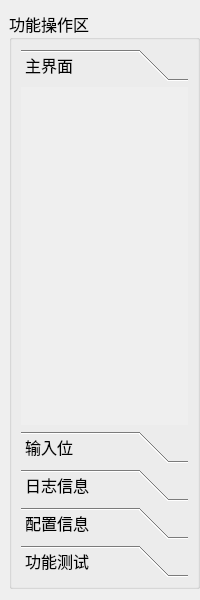
<?xml version="1.0" encoding="UTF-8"?>
<ui version="4.0">
 <class>ELoad_ToolBoxWid</class>
 <widget class="QWidget" name="ELoad_ToolBoxWid">
  <property name="geometry">
   <rect>
    <x>0</x>
    <y>0</y>
    <width>200</width>
    <height>600</height>
   </rect>
  </property>
  <property name="font">
   <font>
    <family>微软雅黑</family>
    <pointsize>12</pointsize>
   </font>
  </property>
  <property name="windowTitle">
   <string>Form</string>
  </property>
  <layout class="QGridLayout" name="gridLayout">
   <property name="leftMargin">
    <number>9</number>
   </property>
   <property name="rightMargin">
    <number>0</number>
   </property>
   <item row="0" column="0">
    <widget class="QGroupBox" name="groupBox">
     <property name="font">
      <font>
       <family>微软雅黑</family>
       <pointsize>12</pointsize>
      </font>
     </property>
     <property name="title">
      <string>功能操作区</string>
     </property>
     <layout class="QGridLayout" name="gridLayout_2">
      <item row="0" column="0">
       <widget class="QToolBox" name="toolBox">
        <property name="currentIndex">
         <number>0</number>
        </property>
        <widget class="QWidget" name="homePage">
         <property name="geometry">
          <rect>
           <x>0</x>
           <y>0</y>
           <width>167</width>
           <height>317</height>
          </rect>
         </property>
         <attribute name="label">
          <string>主界面</string>
         </attribute>
        </widget>
        <widget class="QWidget" name="inputPage">
         <property name="geometry">
          <rect>
           <x>0</x>
           <y>0</y>
           <width>167</width>
           <height>317</height>
          </rect>
         </property>
         <attribute name="label">
          <string>输入位</string>
         </attribute>
        </widget>
        <widget class="QWidget" name="logsPage">
         <property name="geometry">
          <rect>
           <x>0</x>
           <y>0</y>
           <width>167</width>
           <height>317</height>
          </rect>
         </property>
         <attribute name="label">
          <string>日志信息</string>
         </attribute>
        </widget>
        <widget class="QWidget" name="settingPage">
         <property name="geometry">
          <rect>
           <x>0</x>
           <y>0</y>
           <width>167</width>
           <height>317</height>
          </rect>
         </property>
         <attribute name="label">
          <string>配置信息</string>
         </attribute>
        </widget>
        <widget class="QWidget" name="testPage">
         <property name="geometry">
          <rect>
           <x>0</x>
           <y>0</y>
           <width>167</width>
           <height>317</height>
          </rect>
         </property>
         <attribute name="label">
          <string>功能测试</string>
         </attribute>
        </widget>
       </widget>
      </item>
     </layout>
    </widget>
   </item>
  </layout>
 </widget>
 <resources/>
 <connections/>
</ui>
